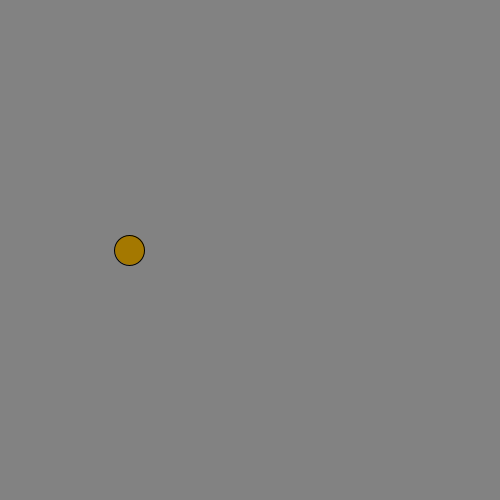
Frame 1 (no input)
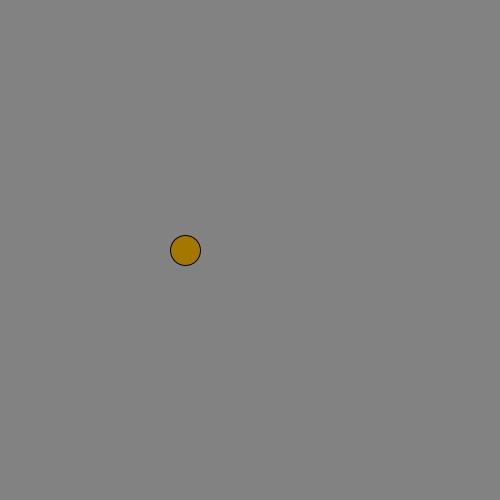
Frame 60 (the mouse pressed at the canvas centre just before this capture)
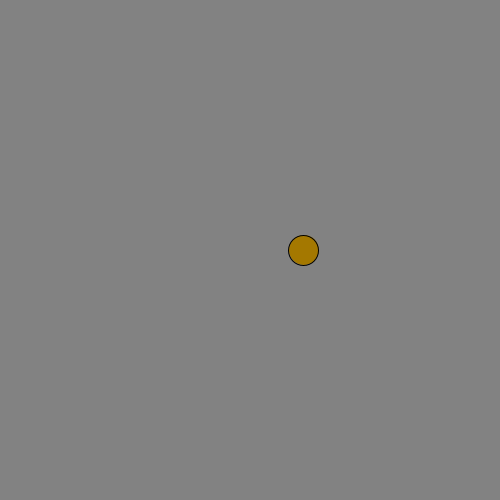
Frame 120 (the mouse held since frame 60 and released just before this capture)

The Processing sketch that drew these frames (run headless with seeded random() and noise(); from frame 60 on, the mouse is pressed at the canvas centre):

// Processing sketch: Exercise_20_1
// ── Exercise_20_1.pde
// Min Lee 3331328


//START EXAMPLE -------------------------------------------

/* setup like below from now on

void setup(){
  
  
}


void draw(){       //draw is being called 60times a second, looped over. 


}

*/


//END EXAMPLE --------------------------------------------




void setup(){
size(500,500); //only need to do this once normally
//background(130); //once normally
fill(random(0,255),120,0);
frameRate(4);
}


void draw(){
  background(130); //background here redraws background every time
  // means that the circles dont build up - builds up if written in setup
  float ellipsePos = random(500);
  //fill(random(0,255),120,0);
  ellipse(ellipsePos,width/2,30,30);
  println(frameRate);
  


}
